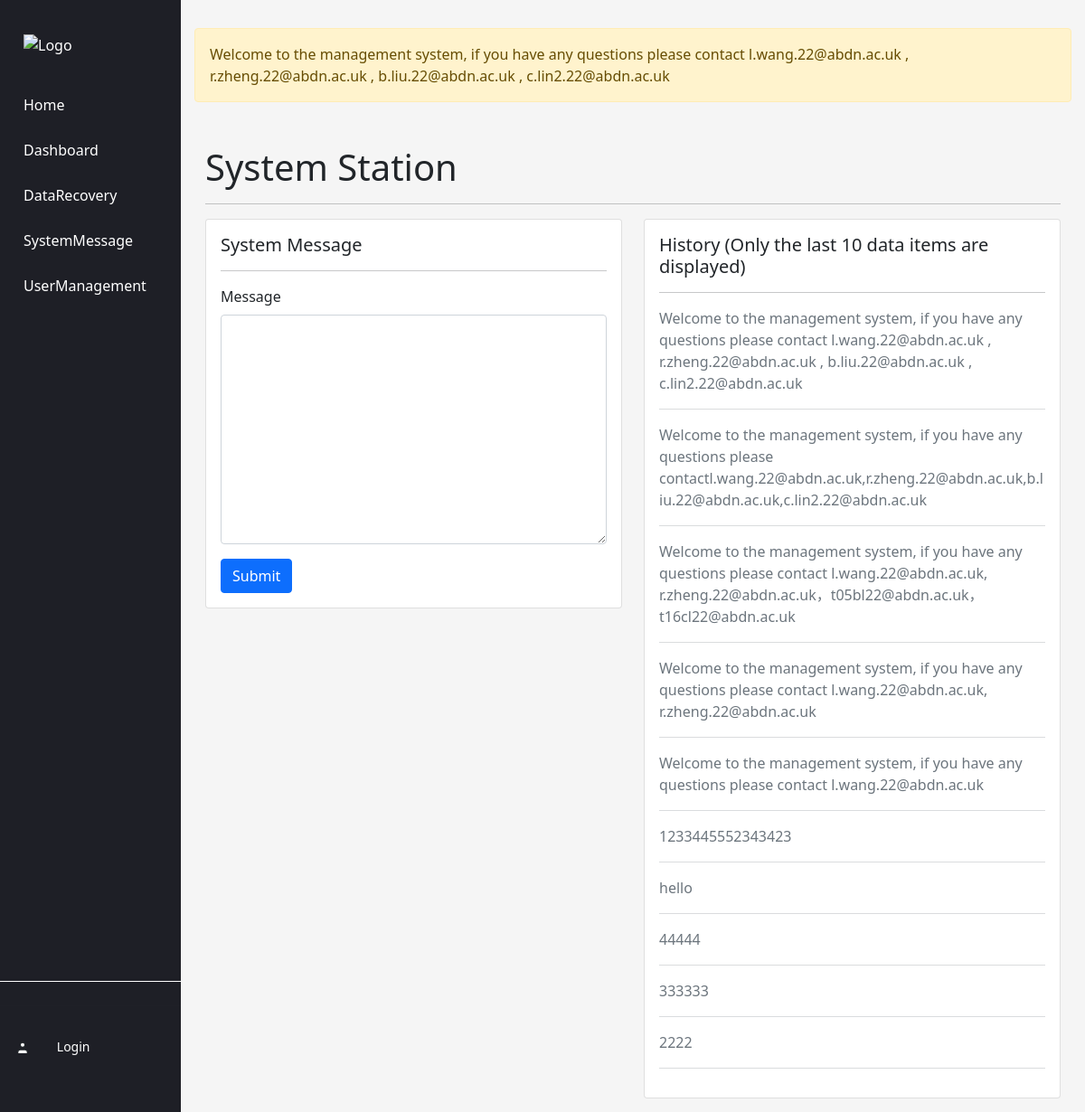
Page /chat/ on the committed database.
### disaster_chat/models.py (models this page shows)
class Message(models.Model):
    id = models.AutoField(primary_key=True)
    message = models.TextField()
    class Meta:
        db_table = 'disaster_message'

### disaster_chat/views.py (the view)
# urls.py: path('', views.index, name='index'),
def index(request):
    message_obj = get_message_obj(request)
    return render(request, 'disaster_chat/index.html', {'message_obj': message_obj})

### disaster_chat/views.py (called while the page is built)
def get_message_obj(request):
    message_obj = Message.objects.order_by('-id')[:10]
    return message_obj

### disaster_chat/templates/disaster_chat/index.html (shortened to what this page needs)
{% include 'common/header.html' %}
{% include 'common/nav.html' %}
<div class="main-content">
    <div class="alert alert-warning mt-3" role="alert">
        {{ message_obj.0.message }}
    </div>
    <div class="container mt-5">
        <h1>System Station</h1>
        <hr>
        <div class="row">
            <div class="col-md-6">
                <div class="card">
                    <form method="get" action="{% url 'message_submit' %}">
                        <div class="card-body">
                            <h5 class="card-title">System Message</h5>
                            <hr>
                            <div class="mb-3">
                                <label for="question" class="form-label">Message</label>
                                <textarea class="form-control" name="message" rows="10"></textarea>
                            </div>
                            <button type="submit" class="btn btn-primary">Submit</button>
                        </div>
                    </form>
                </div>
            </div>
            <div class="col-md-6">
                <div class="card">
                    <div class="card-body">
                        <h5 class="card-title">History (Only the last 10 data items are displayed)</h5>
                        <hr>
                        <div class="text-muted mb-3">
                            {% for message in message_obj %}
                            <span>{{ message.message }}</span><br><hr>
                            {% endfor %}
                        </div>
                    </div>
                </div>
            </div>
        </div>
    </div>
</div>

### templates/common/header.html (style rules this page uses)
body { background-color: #f5f5f5; }

### templates/common/nav.html (style rules this page uses)
.main-content { margin-left: 200px; padding: 15px; }

### rows in the picture
Message: message "Welcome to the management system, if you have any questions please contact l.wang.22@abdn.ac.uk , r.zheng.22@abdn.ac.uk , b.liu.22@abdn.ac.uk , c.lin2.22@abdn.ac.uk"
Message: message "Welcome to the management system, if you have any questions please contactl.wang.22@abdn.ac.uk,r.zheng.22@abdn.ac.uk,b.liu.22@abdn.ac.uk,c.lin2.22@abdn.ac.uk"
Message: message "Welcome to the management system, if you have any questions please contact l.wang.22@abdn.ac.uk, r.zheng.22@abdn.ac.uk，t05bl22@abdn.ac.uk，t16cl22@abdn.ac.uk"
Message: message "Welcome to the management system, if you have any questions please contact l.wang.22@abdn.ac.uk, r.zheng.22@abdn.ac.uk"
Message: message "Welcome to the management system, if you have any questions please contact l.wang.22@abdn.ac.uk"
Message: message "1233445552343423"
Message: message "hello"
Message: message "44444"
Message: message "333333"
Message: message "2222"
